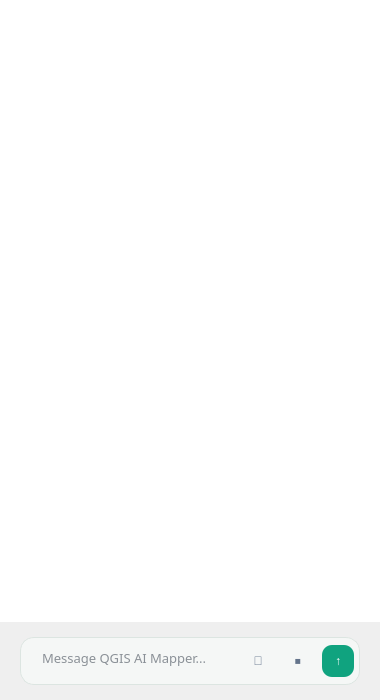
<?xml version="1.0" encoding="UTF-8"?>
<ui version="4.0">
 <class>qgis_aiDockWidgetBase</class>
 <widget class="QDockWidget" name="qgis_aiDockWidgetBase">
  <property name="geometry">
   <rect>
    <x>0</x>
    <y>0</y>
    <width>380</width>
    <height>700</height>
   </rect>
  </property>
  <property name="windowTitle">
   <string>QGIS AI Mapper</string>
  </property>
  <widget class="QWidget" name="dockWidgetContents">
   <layout class="QVBoxLayout" name="verticalLayout">
    <property name="spacing">
     <number>0</number>
    </property>
    <property name="leftMargin">
     <number>0</number>
    </property>
    <property name="topMargin">
     <number>0</number>
    </property>
    <property name="rightMargin">
     <number>0</number>
    </property>
    <property name="bottomMargin">
     <number>0</number>
    </property>
    <item>
     <widget class="QScrollArea" name="scrollArea">
      <property name="widgetResizable">
       <bool>true</bool>
      </property>
      <property name="alignment">
       <set>Qt::AlignTop</set>
      </property>
      <widget class="QWidget" name="scrollAreaWidgetContents">
       <property name="geometry">
        <rect>
         <x>0</x>
         <y>0</y>
         <width>380</width>
         <height>630</height>
        </rect>
       </property>
       <layout class="QVBoxLayout" name="chat_layout_container">
        <property name="spacing">
         <number>20</number>
        </property>
        <property name="leftMargin">
         <number>20</number>
        </property>
        <property name="topMargin">
         <number>20</number>
        </property>
        <property name="rightMargin">
         <number>20</number>
        </property>
        <property name="bottomMargin">
         <number>20</number>
        </property>
       </layout>
       <property name="styleSheet">
       <string notr="true">QWidget#scrollAreaWidgetContents {background:white;}</string>
       </property>
      </widget>
      <property name="styleSheet">
       <string notr="true">QScrollArea {background:white;border:0;}</string>
      </property>
     </widget>
    </item>
    <item>
     <widget class="QWidget" name="bottom_container" native="true">
      <property name="minimumSize">
       <size>
        <width>0</width>
        <height>70</height>
       </size>
      </property>
      <layout class="QHBoxLayout" name="horizontalLayout">
       <property name="spacing">
        <number>12</number>
       </property>
       <property name="leftMargin">
        <number>20</number>
       </property>
       <property name="topMargin">
        <number>15</number>
       </property>
       <property name="rightMargin">
        <number>20</number>
       </property>
       <property name="bottomMargin">
        <number>15</number>
       </property>
       <item>
        <widget class="QFrame" name="input_frame">
         <property name="frameShape">
          <enum>QFrame::NoFrame</enum>
         </property>
         <property name="frameShadow">
          <enum>QFrame::Raised</enum>
         </property>
         <layout class="QHBoxLayout" name="horizontalLayout_2">
          <property name="spacing">
           <number>8</number>
          </property>
          <property name="leftMargin">
           <number>15</number>
          </property>
          <property name="topMargin">
           <number>5</number>
          </property>
          <property name="rightMargin">
           <number>5</number>
          </property>
          <property name="bottomMargin">
           <number>5</number>
          </property>
          <item>
           <widget class="QTextEdit" name="user_inputBox">
            <property name="sizePolicy">
             <sizepolicy hsizetype="Expanding" vsizetype="Minimum">
              <horstretch>0</horstretch>
              <verstretch>0</verstretch>
             </sizepolicy>
            </property>
            <property name="minimumSize">
             <size>
              <width>0</width>
              <height>36</height>
             </size>
            </property>
            <property name="maximumSize">
             <size>
              <width>16777215</width>
              <height>120</height>
             </size>
            </property>
            <property name="font">
             <font>
              <family>Microsoft YaHei</family>
              <pointsize>10</pointsize>
             </font>
            </property>
            <property name="placeholderText">
             <string>Message QGIS AI Mapper...</string>
            </property>
            <property name="styleSheet">
             <string notr="true">QTextEdit {background:transparent;border:0;padding:2px;color:#1f2937;}</string>
            </property>
           </widget>
          </item>
          <item>
           <widget class="QPushButton" name="voice_btn">
            <property name="minimumSize">
             <size>
              <width>32</width>
              <height>32</height>
             </size>
            </property>
            <property name="maximumSize">
             <size>
              <width>32</width>
              <height>32</height>
             </size>
            </property>
            <property name="cursor">
             <cursorShape>PointingHandCursor</cursorShape>
            </property>
            <property name="toolTip">
             <string>Voice input</string>
            </property>
            <property name="text">
             <string>🎤</string>
            </property>
            <property name="styleSheet">
             <string notr="true">QPushButton {background:transparent;color:#64748b;border:0;border-radius:10px;padding:0;min-height:0;} QPushButton:hover {background:#cbe5da;color:#1f4d3c;} QPushButton:pressed {background:#a8d6c5;} QPushButton:disabled {background:#eef1ef;color:#a3aba7;} QPushButton:focus {border:1px solid #10a37f;}</string>
            </property>
           </widget>
          </item>
          <item>
           <widget class="QPushButton" name="stop_button">
            <property name="minimumSize">
             <size>
              <width>32</width>
              <height>32</height>
             </size>
            </property>
            <property name="maximumSize">
             <size>
              <width>32</width>
              <height>32</height>
             </size>
            </property>
            <property name="cursor">
             <cursorShape>PointingHandCursor</cursorShape>
            </property>
            <property name="toolTip">
             <string>Stop</string>
            </property>
            <property name="text">
             <string>⏹</string>
            </property>
            <property name="visible">
             <bool>false</bool>
            </property>
            <property name="styleSheet">
             <string notr="true">QPushButton {background:transparent;color:#64748b;border:0;border-radius:10px;padding:0;min-height:0;} QPushButton:hover {background:#cbe5da;color:#1f4d3c;} QPushButton:pressed {background:#a8d6c5;} QPushButton:disabled {background:#eef1ef;color:#a3aba7;} QPushButton:focus {border:1px solid #10a37f;}</string>
            </property>
           </widget>
          </item>
          <item>
           <widget class="QPushButton" name="send_button">
            <property name="minimumSize">
             <size>
              <width>32</width>
              <height>32</height>
             </size>
            </property>
            <property name="maximumSize">
             <size>
              <width>32</width>
              <height>32</height>
             </size>
            </property>
            <property name="cursor">
             <cursorShape>PointingHandCursor</cursorShape>
            </property>
            <property name="toolTip">
             <string>Send</string>
            </property>
            <property name="text">
             <string>↑</string>
            </property>
            <property name="styleSheet">
             <string notr="true">QPushButton {background:#10a37f;color:white;border:0;border-radius:10px;padding:0;min-height:0;} QPushButton:hover {background:#cbe5da;color:#1f4d3c;} QPushButton:pressed {background:#a8d6c5;} QPushButton:disabled {background:#eef1ef;color:#a3aba7;} QPushButton:focus {border:1px solid #10a37f;}</string>
            </property>
           </widget>
          </item>
         </layout>
         <property name="styleSheet">
          <string notr="true">QFrame#input_frame {background:#f5f7f6;border:1px solid #dce5e1;border-radius:14px;}</string>
         </property>
        </widget>
       </item>
      </layout>
     </widget>
    </item>
   </layout>
  </widget>
 </widget>
 <resources />
 <connections />
</ui>
